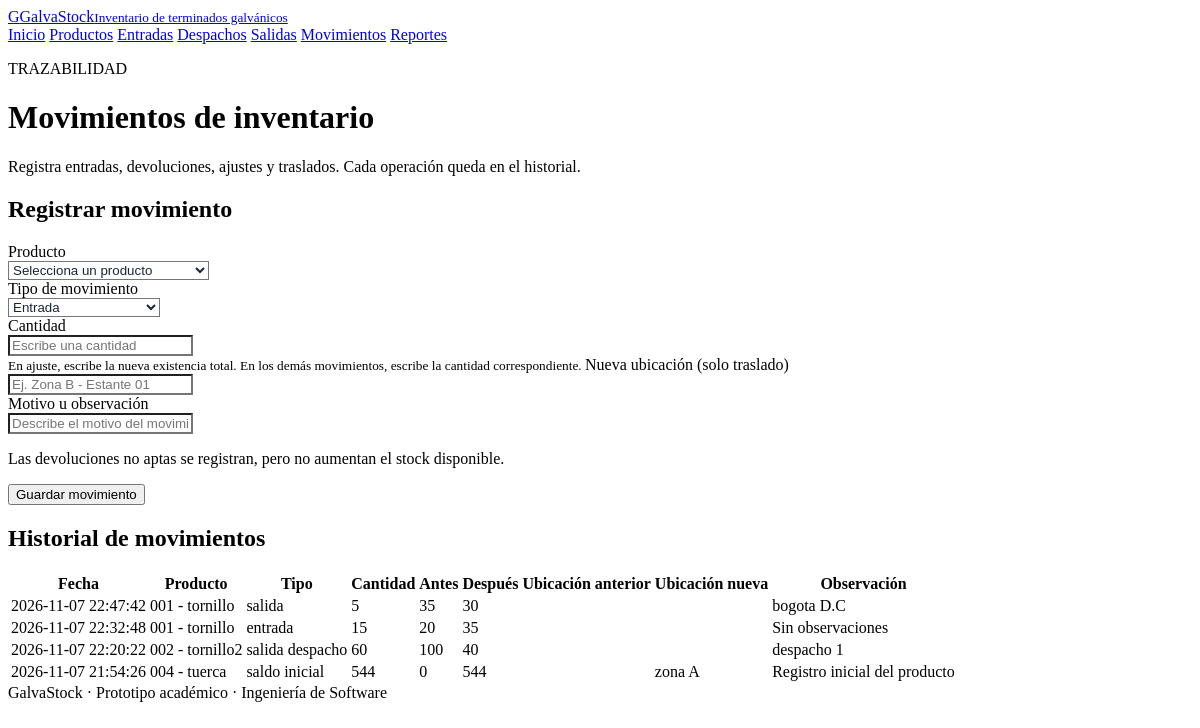
The page /movimientos/index.php on the database its author committed.
### tables this page shows
CREATE TABLE `movimientos` (
  `id` int(11) NOT NULL,
  `producto_id` int(11) NOT NULL,
  `tipo` varchar(40) NOT NULL,
  `cantidad` int(11) NOT NULL,
  `stock_antes` int(11) NOT NULL,
  `stock_despues` int(11) NOT NULL,
  `referencia` varchar(100) DEFAULT NULL,
  `ubicacion_origen` varchar(120) DEFAULT NULL,
  `ubicacion_destino` varchar(120) DEFAULT NULL,
  `observacion` varchar(255) NOT NULL DEFAULT '',
  `fecha` timestamp NOT NULL DEFAULT current_timestamp()
);

CREATE TABLE `productos` (
  `id` int(11) NOT NULL,
  `codigo` varchar(50) NOT NULL,
  `nombre` varchar(150) NOT NULL,
  `tipo_terminado` varchar(100) NOT NULL,
  `stock` int(11) DEFAULT 0,
  `stock_minimo` int(11) DEFAULT 10,
  `ubicacion` varchar(100) DEFAULT NULL,
  `fecha_creacion` timestamp NOT NULL DEFAULT current_timestamp(),
  `unidad` varchar(20) NOT NULL DEFAULT 'unidad'
);

### movimientos/index.php (the view, shortened to what this page needs)
<?php
require_once '../config/conexion.php';
$rows = $pdo->query(
    "SELECT m.*, p.codigo, p.nombre
     FROM movimientos m
     INNER JOIN productos p ON p.id = m.producto_id
     ORDER BY m.id DESC
     LIMIT 100"
)->fetchAll();
include '../includes/header.php';
?>
<div class="page-head">
    <div>
        <p class="eyebrow">TRAZABILIDAD</p>
        <h1>Movimientos de inventario</h1>
        <p>Registra entradas, devoluciones, ajustes y traslados. Cada operación queda en el historial.</p>
    </div>
</div>
<section class="panel form-panel">
    <h2>Registrar movimiento</h2>
    <form method="post" action="guardar.php">
        <div class="form-grid">
            <label>Producto
                <select name="producto_id" required>
                    <option value="">Selecciona un producto</option>
                </select>
            </label>
            <label>Tipo de movimiento
                <select name="tipo" required>
                    <option value="entrada">Entrada</option>
                </select>
            </label>
            <label>Cantidad
    <input
        type="text"
        name="cantidad"
        id="cantidad"
        required
        autocomplete="off"
        value=""
        placeholder="Escribe una cantidad"
    >
    <small>
        En ajuste, escribe la nueva existencia total.
        En los demás movimientos, escribe la cantidad correspondiente.
    </small>
</label>
            <label>Nueva ubicación (solo traslado)
                <input
                    type="text"
                    name="ubicacion_destino"
                    placeholder="Ej. Zona B - Estante 01"
                    autocomplete="off"
                >
            </label>
            <label class="wide">Motivo u observación
                <input
                    type="text"
                    name="observacion"
                    required
                    maxlength="255"
                    placeholder="Describe el motivo del movimiento"
                >
            </label>
        </div>
        <p class="hint">
            Las devoluciones no aptas se registran, pero no aumentan el stock disponible.
        </p>
        <button class="btn" type="submit">
            Guardar movimiento
        </button>
    </form>
</section>
<section class="panel">
    <h2>Historial de movimientos</h2>
    <div class="table-wrap">
        <table>
            <thead>
                <tr>
                    <th>Fecha</th>
                    <th>Producto</th>
                    <th>Tipo</th>
                    <th>Cantidad</th>
                    <th>Antes</th>
                    <th>Después</th>
                    <th>Ubicación anterior</th>
                    <th>Ubicación nueva</th>
                    <th>Observación</th>
                </tr>
            </thead>
            <tbody>
                <?php foreach ($rows as $r): ?>
                    <tr>
                        <td><?= htmlspecialchars($r['fecha']) ?></td>
                        <td>
                            <?= htmlspecialchars($r['codigo'].' - '.$r['nombre']) ?>
                        </td>
                        <td>
                            <?= htmlspecialchars(str_replace('_', ' ', $r['tipo'])) ?>
                        </td>
                        <td><?= $r['cantidad'] ?></td>
                        <td><?= $r['stock_antes'] ?></td>
                        <td><?= $r['stock_despues'] ?></td>
                        <td><?= htmlspecialchars($r['ubicacion_origen'] ?? '') ?></td>
                        <td><?= htmlspecialchars($r['ubicacion_destino'] ?? '') ?></td>
                        <td><?= htmlspecialchars($r['observacion'] ?? '') ?></td>
                    </tr>
                <?php endforeach; ?>
            </tbody>
        </table>
    </div>
</section>
<?php include '../includes/footer.php'; ?>

### assets/estilos.css (style rules this page uses)
.form-grid input, .form-grid select, .form-grid textarea { display: block !important; visibility: visible !important; pointer-events: auto !important; user-select: text !important; -webkit-user-select: text !important; opacity: 1 !important; position: relative !important; z-index: 10 !important; background-color: #ffffff !important; color: #182538 !important; }

### rows shown on the page
movimientos: fecha "2026-11-07 22:47:42", producto.nombre "001 - tornillo", tipo "salida", cantidad "5", stock_antes "35", stock_despues "30", observacion "bogota D.C"
movimientos: fecha "2026-11-07 22:32:48", producto.nombre "001 - tornillo", tipo "entrada", cantidad "15", stock_antes "20", stock_despues "35", observacion "Sin observaciones"
movimientos: fecha "2026-11-07 22:20:22", producto.nombre "002 - tornillo2", tipo "salida despacho", cantidad "60", stock_antes "100", stock_despues "40", observacion "despacho 1"
movimientos: fecha "2026-11-07 21:54:26", producto.nombre "004 - tuerca", tipo "saldo inicial", cantidad "544", stock_antes "0", stock_despues "544", ubicacion_destino "zona A", observacion "Registro inicial del producto"
